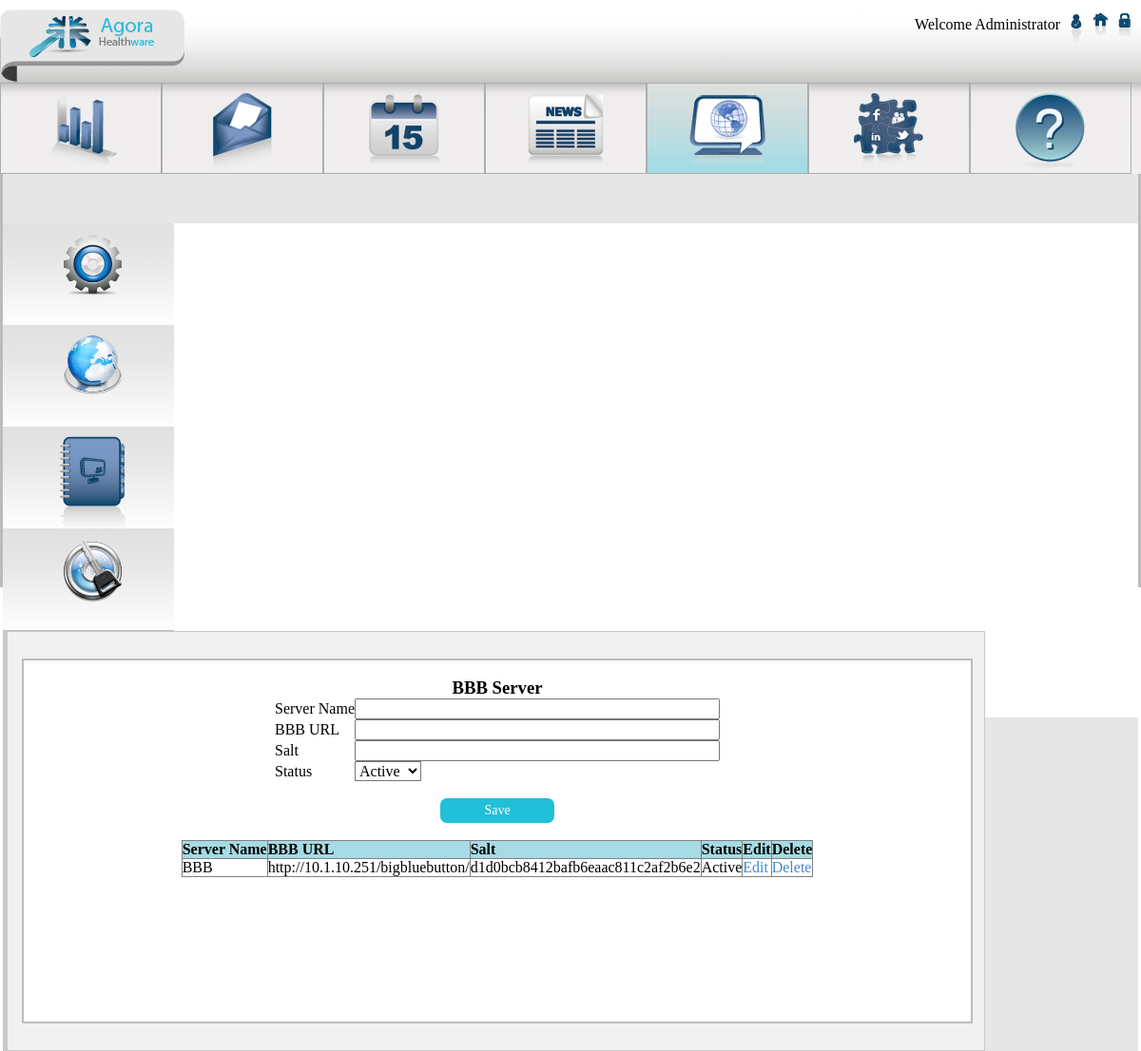
Page /server.php (signed in) on the earlier database version.
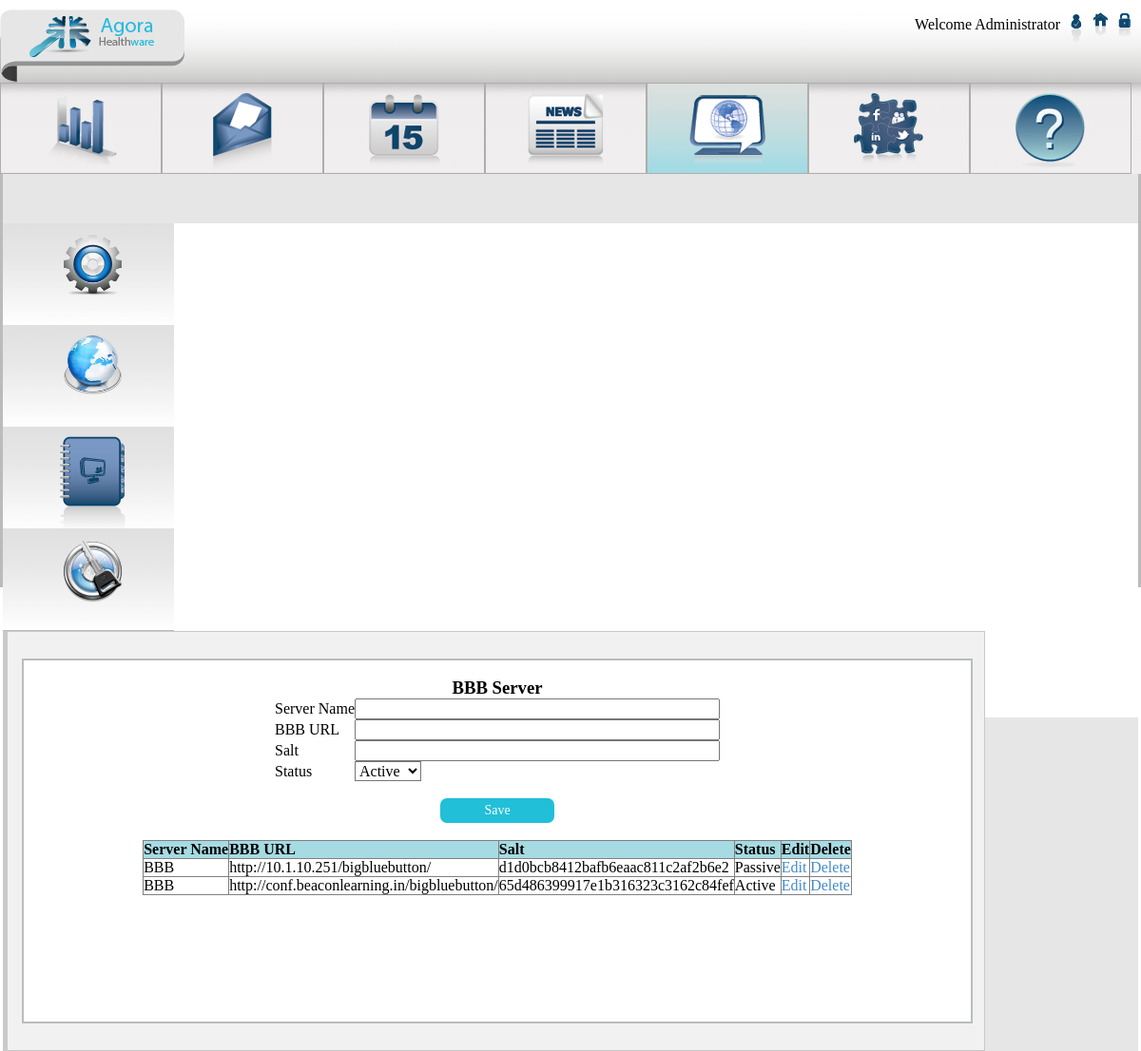
Same page on the later database version.
### tables this page shows
CREATE TABLE `servers` (
  `id` int(11) NOT NULL AUTO_INCREMENT,
  `name` varchar(255) DEFAULT NULL,
  `url` varchar(255) DEFAULT NULL,
  `salt` varchar(255) DEFAULT NULL,
  `version` varchar(255) DEFAULT NULL,
  `created_at` datetime DEFAULT NULL,
  `updated_at` datetime DEFAULT NULL,
  `param` varchar(255) DEFAULT NULL,
  `status` int(1) DEFAULT NULL,
  PRIMARY KEY (`id`)
);

### classes/DBAccess.php (called while the page is built, shortened)
<?php
    class DBAccess{
        public function getAllServers(){
            $sql="select * from servers";
            return(mysql_query($sql));
        }
        public function checkServerInUse($id){
            $flag=false;
            $sql="select * from meetings where server_id=".$id;
            $result=mysql_query($sql);
            $count=mysql_num_rows($result);
            return $flag;
        }
    }
?>

### server.php (the view, shortened to what this page needs)
<?php
    require_once('classes/DBAccess.php');
    $dbAccess = new DBAccess();
    $result=$dbAccess->getAllServers();
?>
<!doctype html>
<html lang="en">
    <head>
        <link rel="stylesheet" type="text/css" href="css/Style.css"/>
        <link rel="icon" href="favicon.ico" type="image/x-icon" /
        <link rel="stylesheet" type="text/css" href="css/rhd.css"/>
    </head>
    <body>
        <?php include_once 'assets/main/HeaderNew.php'; ?>
        <?php include_once 'assets/main/LeftSideNew.php'; ?>
        <div id="rightform">
            <div class="RightTextCntr">
                <div class="contentCntrTab">
            <br>
            <h3 style="text-align: center;">BBB Server</h3>
            <form method="post" action="" name="frm" onsubmit="return server();">
                <table align="center" class="rightform">
                    <tr><td>Server Name</td><td><input type="text" name="server_name"  size="40" maxlength="250"></td></tr>
                    <tr><td>BBB URL</td><td><input type="text" name="url" size="40" maxlength="250"></td></tr>
                    <tr><td>Salt</td><td><input type="text" name="salt"  size="40" maxlength="250"></td></tr>
                    <tr><td>Status</td><td>
                        <select name="status">
                            <option value="1">Active</option>
                        </select>
                    </td></tr>
                    <tr><td align="center" colspan="2">&nbsp;</td></tr>
                    <tr><td align="center" colspan="2"><input type="submit" name="submit" value="Save" class="Btn"></td></tr>
                </table>
            </form>
            <br>
            <table align="center" class="rightform" border="1">
            <tr><th>Server Name</th><th>BBB URL</th><th>Salt</th><th>Status</th><th>Edit</th><th>Delete</th></tr>
            <?php
                while($row=mysql_fetch_array($result)){
                    echo "<tr>";
                    echo "<td>".$row['name']."</td>";
                    echo "<td>".$row['url']."</td>";
                    echo "<td>".$row['salt']."</td>";
                    $status=array("Passive","Active");
                    echo "<td>".$status[$row['status']]."</td>";
                    echo "<td><a href='editserver.php?id=".$row['id']."'>Edit</a></td>";
                    echo "<td>";
                    if(!$dbAccess->checkServerInUse($row['id'])){
                        echo "<a href='#' onclick='deleteConfirm(".$row['id'].")' >Delete</a>";
                    }else{
                        echo "In Use";
                    }
                    echo "</td>";
                    echo "</tr>";
                }
            ?>
            </table>
        </div>
                </div>
            </div>
    </body>
    </html>

Differences in the rows shown:
changed servers "http://10.1.10.251/bigbluebutton/": status "Active" → "Passive"
added servers: name "BBB", url "http://conf.beaconlearning.in/bigbluebutton/", salt "65d486399917e1b316323c3162c84fef", status "Active"
